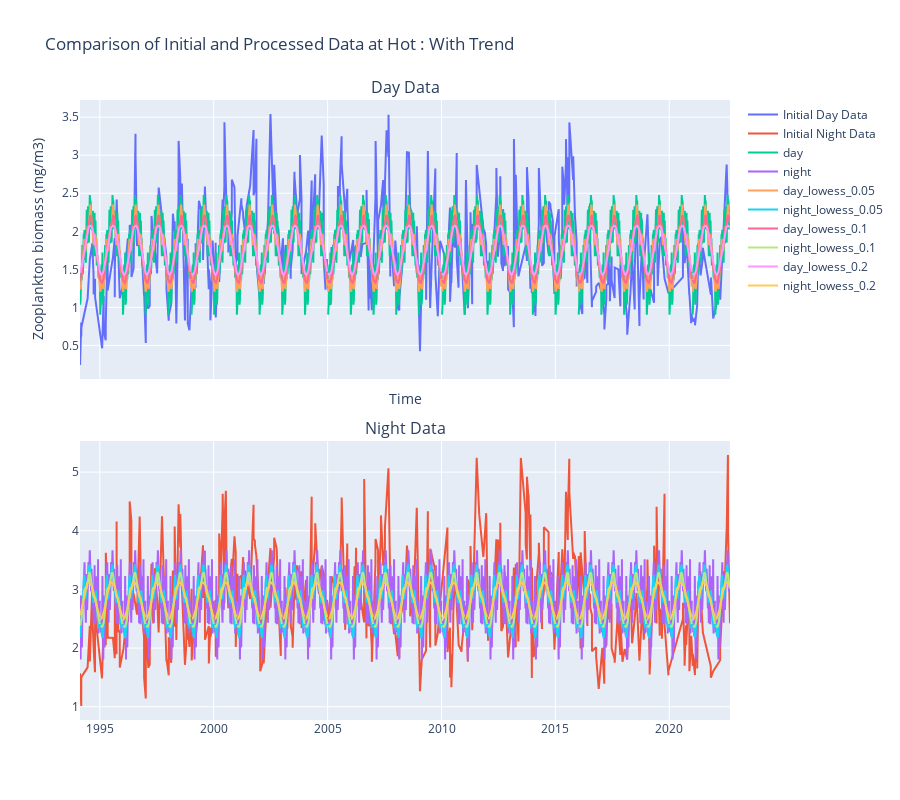

The cell this chart's notebook holds for it:
### Markdown cell above
## Plot final results

### Code cell
day_names = ["day", "day_lowess_0.05", "day_lowess_0.1", "day_lowess_0.2"]
night_names = ["night", "night_lowess_0.05", "night_lowess_0.1", "night_lowess_0.2"]

fig = make_subplots(
    rows=2,
    cols=1,
    subplot_titles=("Day Data", "Night Data"),
    shared_xaxes=True,
    vertical_spacing=0.1,
)
# augmente la taille de la figure
fig.update_layout(height=800)

# -------------------------------------------------------------------------------------------------------------------- #

# Ajouter les données d'observation initiales de jour
fig.add_trace(
    go.Scatter(
        x=day_data["time"],
        y=day_data,
        mode="lines",
        name="Initial Day Data",
    ),
    row=1,
    col=1,
)

# Ajouter les données d'observation initiales de nuit
fig.add_trace(
    go.Scatter(
        x=night_data["time"],
        y=night_data,
        mode="lines",
        name="Initial Night Data",
    ),
    row=2,
    col=1,
)

# -------------------------------------------------------------------------------------------------------------------- #

for day, night in zip(day_names, night_names):
    # Ajouter les données de jour
    fig.add_trace(
        go.Scatter(
            x=aggregated_smoothed.index,
            y=aggregated_smoothed[day],
            mode="lines",
            name=day,
        ),
        row=1,
        col=1,
    )

    # Ajouter les données de nuit
    fig.add_trace(
        go.Scatter(
            x=aggregated_smoothed.index,
            y=aggregated_smoothed[night],
            mode="lines",
            name=night,
        ),
        row=2,
        col=1,
    )

# -------------------------------------------------------------------------------------------------------------------- #

# Mettre à jour la mise en page
fig.update_layout(
    title=f"Comparison of Initial and Processed Data at {station} : With Trend",
    xaxis_title="Time",
    yaxis_title="Zooplankton biomass (mg/m3)",
    # night mode
    # template="plotly_dark",
)

fig.show()

### Figure 1 — Plotly figure (JSON) as saved in the notebook; plotly's stock layout.template omitted (floating-point values rounded to 4 significant figures; data arrays with more than 128 entries replaced by an {"elided": "..."} marker saying what was removed)
{"data": [{"mode": "lines", "name": "Initial Day Data", "type": "scatter", "x": {"elided": "450 str values"}, "xaxis": "x", "y": {"elided": "450 float values"}, "yaxis": "y"}, {"mode": "lines", "name": "Initial Night Data", "type": "scatter", "x": {"elided": "454 str values"}, "xaxis": "x2", "y": {"elided": "454 float values"}, "yaxis": "y2"}, {"mode": "lines", "name": "day", "type": "scatter", "x": {"elided": "1489 str values"}, "xaxis": "x", "y": {"elided": "1489 float values"}, "yaxis": "y"}, {"mode": "lines", "name": "night", "type": "scatter", "x": {"elided": "1489 str values"}, "xaxis": "x2", "y": {"elided": "1489 float values"}, "yaxis": "y2"}, {"mode": "lines", "name": "day_lowess_0.05", "type": "scatter", "x": {"elided": "1489 str values"}, "xaxis": "x", "y": {"elided": "1489 float values"}, "yaxis": "y"}, {"mode": "lines", "name": "night_lowess_0.05", "type": "scatter", "x": {"elided": "1489 str values"}, "xaxis": "x2", "y": {"elided": "1489 float values"}, "yaxis": "y2"}, {"mode": "lines", "name": "day_lowess_0.1", "type": "scatter", "x": {"elided": "1489 str values"}, "xaxis": "x", "y": {"elided": "1489 float values"}, "yaxis": "y"}, {"mode": "lines", "name": "night_lowess_0.1", "type": "scatter", "x": {"elided": "1489 str values"}, "xaxis": "x2", "y": {"elided": "1489 float values"}, "yaxis": "y2"}, {"mode": "lines", "name": "day_lowess_0.2", "type": "scatter", "x": {"elided": "1489 str values"}, "xaxis": "x", "y": {"elided": "1489 float values"}, "yaxis": "y"}, {"mode": "lines", "name": "night_lowess_0.2", "type": "scatter", "x": {"elided": "1489 str values"}, "xaxis": "x2", "y": {"elided": "1489 float values"}, "yaxis": "y2"}], "layout": {"annotations": [{"font": {"size": 16}, "showarrow": false, "text": "Day Data", "x": 0.5, "xanchor": "center", "xref": "paper", "y": 1, "yanchor": "bottom", "yref": "paper"}, {"font": {"size": 16}, "showarrow": false, "text": "Night Data", "x": 0.5, "xanchor": "center", "xref": "paper", "y": 0.45, "yanchor": "bottom", "yref": "paper"}], "height": 800, "title": {"text": "Comparison of Initial and Processed Data at Hot : With Trend"}, "xaxis": {"anchor": "y", "domain": [0, 1], "matches": "x2", "showticklabels": false, "title": {"text": "Time"}}, "xaxis2": {"anchor": "y2", "domain": [0, 1]}, "yaxis": {"anchor": "x", "domain": [0.55, 1], "title": {"text": "Zooplankton biomass (mg/m3)"}}, "yaxis2": {"anchor": "x2", "domain": [0, 0.45]}}}
